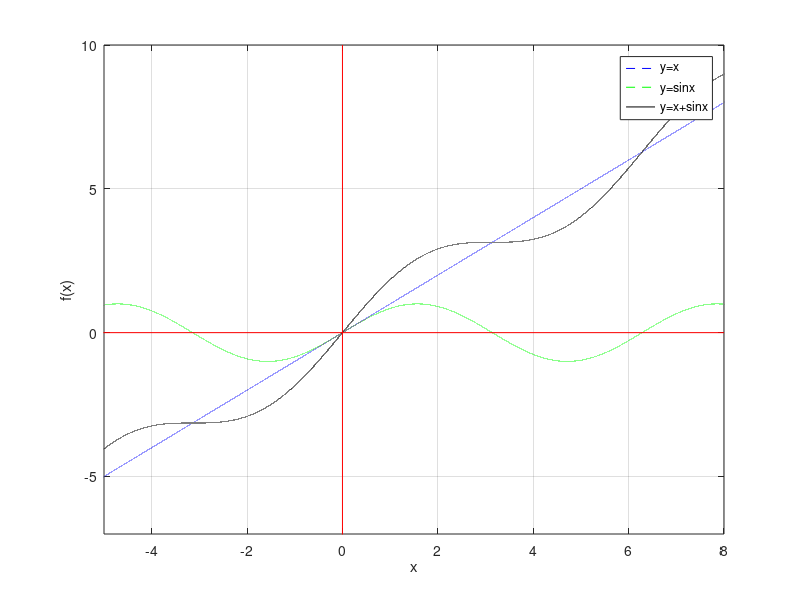

This figure's MATLAB source:
x = -7:0.0001:9;
y1=x;
y2=sin(x);
y3=x+sin(x);
X=[-7 8];
Y=[-8 10];
Z=[0 0];
plot(x,y1,'b--',x,y2,'g--',x,y3,'k-',X,Z,'r',Z,Y,'r');
xlim([-5; 8])
ylim([-7; 10])
xlabel('x')
ylabel('f(x)')
grid on
hl=legend('y=x', 'y=sinx', 'y=x+sinx');
axes(hl)